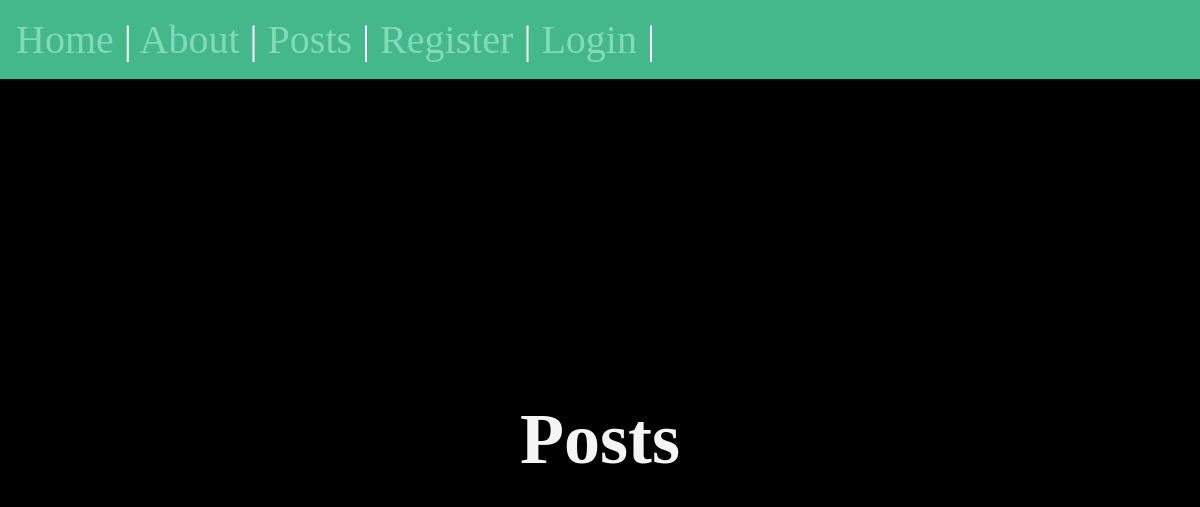
The app's page /posts/, older data.
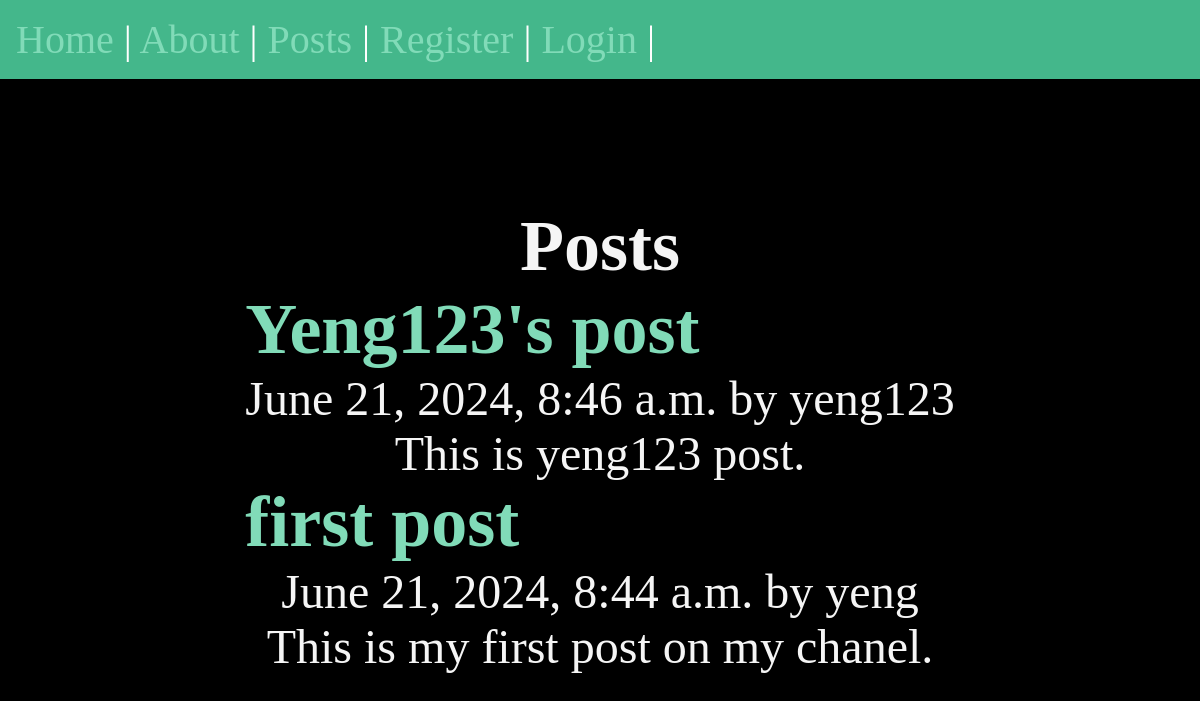
The same page, newer data.
### posts/models.py (models this page shows, shortened)
class Post(models.Model):
    title = models.CharField(max_length= 75)
    body = models.TextField()
    slug = models.SlugField()
    date = models.DateTimeField( auto_now_add= True)
    banner = models.ImageField(default="fallback.png", blank=True)
    author = models.ForeignKey(User, on_delete=models.CASCADE, default=None)

### posts/views.py (the view)
# urls.py: path('', views.posts_list, name= "list"),
def posts_list(request):
    posts = Post.objects.all().order_by('-date')
    return render(request, 'posts/post_list.html', {'posts' : posts})

### posts/templates/posts/post_list.html (shortened to what this page needs)
{% extends "layout.html" %}
{% block content %}
    <section>
        <h1>Posts</h1>
        {% for post in posts %}
            <article class="post">
                <h2>
                    <a href="{% url 'posts:page' slug=post.slug %}">
                        {{ post.title }}
                    </a>
                </h2>
                <p>{{ post.date }} by {{ post.author }}</p>
                <p>{{ post.body }}</p>
            </article>
        {% endfor %}
    </section>
{% endblock %}

### templates/layout.html (shortened to what this page needs)
<!DOCTYPE html>
{% load static %}
<html lang="en">
  <head>
    <link rel="stylesheet" href="{% static 'css/style.css' %}" />
  </head>
  <body>
    <nav class = "nav-bar">
      <a href="/">Home</a> |
      <a href="/about">About</a> |
      <a href="{% url 'posts:list'%}">Posts</a> |
      {% if user.is_authenticated %}
        <a href="{% url 'posts:new-post' %}">New Post</a> |
        <form action="{% url 'users:logout' %}" method="post">
          {% csrf_token %}
          <button type="submit" class = "form-submit">Log Out</button>
        </form>
      {% else %}
        <a href="{% url 'users:register' %}">Register</a> |
        <a href="{% url 'users:login' %}">Login</a> |
      {% endif %}
    </nav>
    <main>{% block content %} {% endblock %}</main>
  </body>
</html>

### static/css/style.css (style rules this page uses)
* { margin: 0; padding: 0; box-sizing: border-box; }
body { min-height: 100vh; background-color: black; color: whitesmoke; font-size: 3rem; display: flex; flex-flow: column; }
nav { padding: 1rem; background-color: #44B78B; color: white; font-size: 2.5rem; }
main { flex-grow: 1; display: grid; place-content: center; }
h1, p { text-align: center; }
a { text-decoration: none; color: #81dbb8; }

Row changes from the older to the newer data that the page shows:
added Post: title "Yeng123's post", date "June 21, 2024, 8:46 a.m.", author "yeng123", body "This is yeng123 post."
added Post: title "first post", date "June 21, 2024, 8:44 a.m.", author "yeng", body "This is my first post on my chanel."
